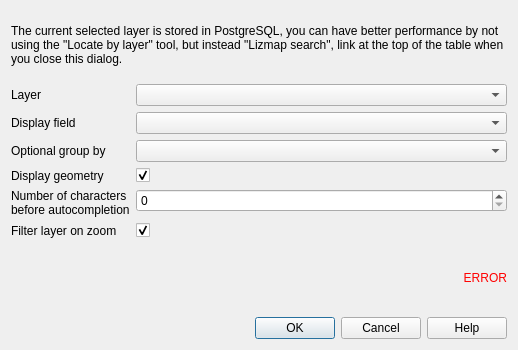
<?xml version="1.0" encoding="UTF-8"?>
<ui version="4.0">
 <class>Dialog</class>
 <widget class="QDialog" name="Dialog">
  <property name="geometry">
   <rect>
    <x>0</x>
    <y>0</y>
    <width>518</width>
    <height>350</height>
   </rect>
  </property>
  <property name="windowTitle">
   <string>Locate by layer</string>
  </property>
  <layout class="QVBoxLayout" name="verticalLayout">
   <item>
    <widget class="QLabel" name="label_layer_in_pg">
     <property name="text">
      <string>The current selected layer is stored in PostgreSQL, you can have better performance by not using the &quot;Locate by layer&quot; tool, but instead &quot;Lizmap search&quot;, link at the top of the table when you close this dialog.</string>
     </property>
     <property name="wordWrap">
      <bool>true</bool>
     </property>
    </widget>
   </item>
   <item>
    <layout class="QFormLayout" name="formLayout">
     <item row="0" column="0">
      <widget class="QLabel" name="label_layer">
       <property name="text">
        <string>Layer</string>
       </property>
      </widget>
     </item>
     <item row="0" column="1">
      <widget class="QgsMapLayerComboBox" name="layer"/>
     </item>
     <item row="1" column="0">
      <widget class="QLabel" name="label_display_field">
       <property name="text">
        <string>Display field</string>
       </property>
       <property name="wordWrap">
        <bool>true</bool>
       </property>
      </widget>
     </item>
     <item row="1" column="1">
      <widget class="QgsFieldComboBox" name="display_field"/>
     </item>
     <item row="2" column="0">
      <widget class="QLabel" name="label_group_by">
       <property name="text">
        <string>Optional group by</string>
       </property>
      </widget>
     </item>
     <item row="2" column="1">
      <widget class="QgsFieldComboBox" name="field_group_by"/>
     </item>
     <item row="3" column="0">
      <widget class="QLabel" name="label_display_geom">
       <property name="text">
        <string>Display geometry</string>
       </property>
      </widget>
     </item>
     <item row="3" column="1">
      <widget class="QCheckBox" name="display_geometry">
       <property name="text">
        <string/>
       </property>
       <property name="checked">
        <bool>true</bool>
       </property>
      </widget>
     </item>
     <item row="4" column="0">
      <widget class="QLabel" name="label_autocomplete">
       <property name="text">
        <string>Number of characters before autocompletion</string>
       </property>
       <property name="wordWrap">
        <bool>true</bool>
       </property>
      </widget>
     </item>
     <item row="4" column="1">
      <widget class="QSpinBox" name="autocomplete"/>
     </item>
     <item row="5" column="0">
      <widget class="QLabel" name="label_filter_layer">
       <property name="text">
        <string>Filter layer on zoom</string>
       </property>
      </widget>
     </item>
     <item row="5" column="1">
      <widget class="QCheckBox" name="filter_layer">
       <property name="text">
        <string/>
       </property>
       <property name="checked">
        <bool>true</bool>
       </property>
      </widget>
     </item>
    </layout>
   </item>
   <item>
    <widget class="QLabel" name="error">
     <property name="styleSheet">
      <string notr="true">QLabel { color : red; }</string>
     </property>
     <property name="text">
      <string notr="true">ERROR</string>
     </property>
     <property name="alignment">
      <set>Qt::AlignRight|Qt::AlignTrailing|Qt::AlignVCenter</set>
     </property>
    </widget>
   </item>
   <item>
    <widget class="QDialogButtonBox" name="button_box">
     <property name="orientation">
      <enum>Qt::Horizontal</enum>
     </property>
     <property name="standardButtons">
      <set>QDialogButtonBox::Help|QDialogButtonBox::Cancel|QDialogButtonBox::Ok</set>
     </property>
    </widget>
   </item>
  </layout>
 </widget>
 <customwidgets>
  <customwidget>
   <class>QgsFieldComboBox</class>
   <extends>QComboBox</extends>
   <header>qgis.gui</header>
  </customwidget>
  <customwidget>
   <class>QgsMapLayerComboBox</class>
   <extends>QComboBox</extends>
   <header>qgis.gui</header>
  </customwidget>
 </customwidgets>
 <resources/>
 <connections/>
</ui>
